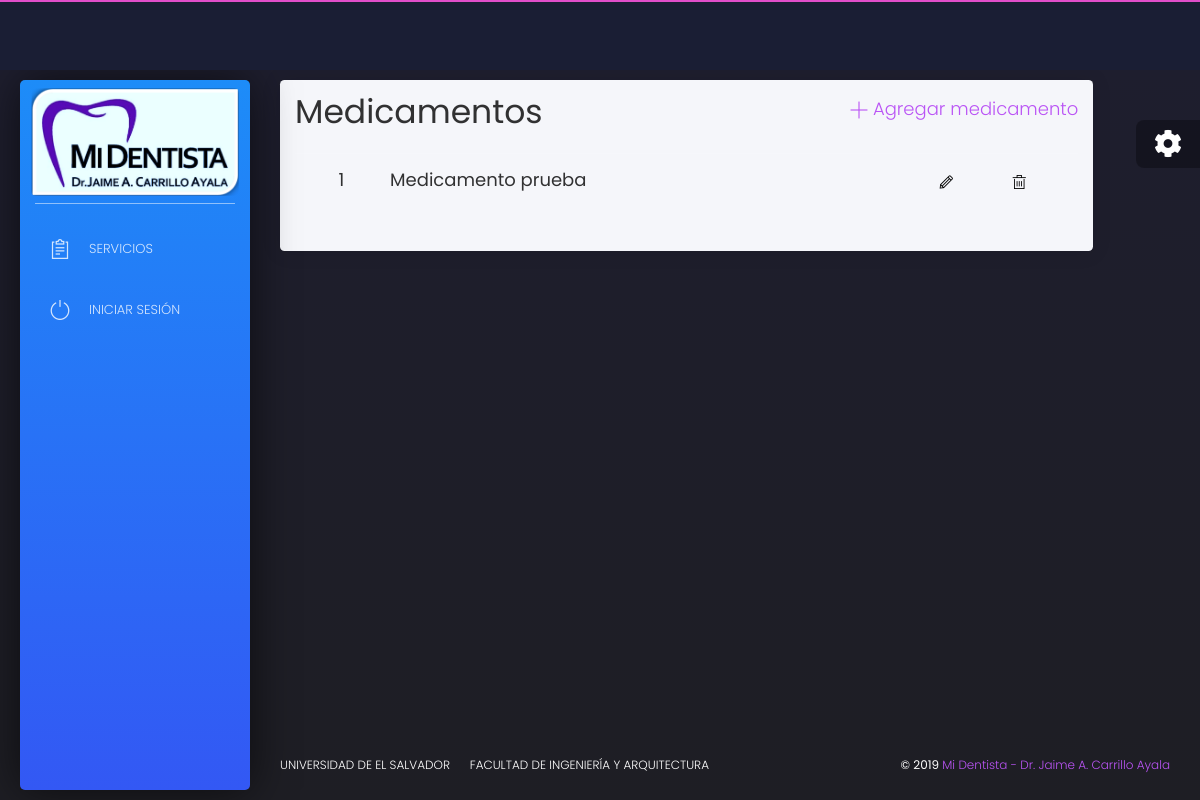
/core/medicamentos, run on an earlier commit of the app's database.
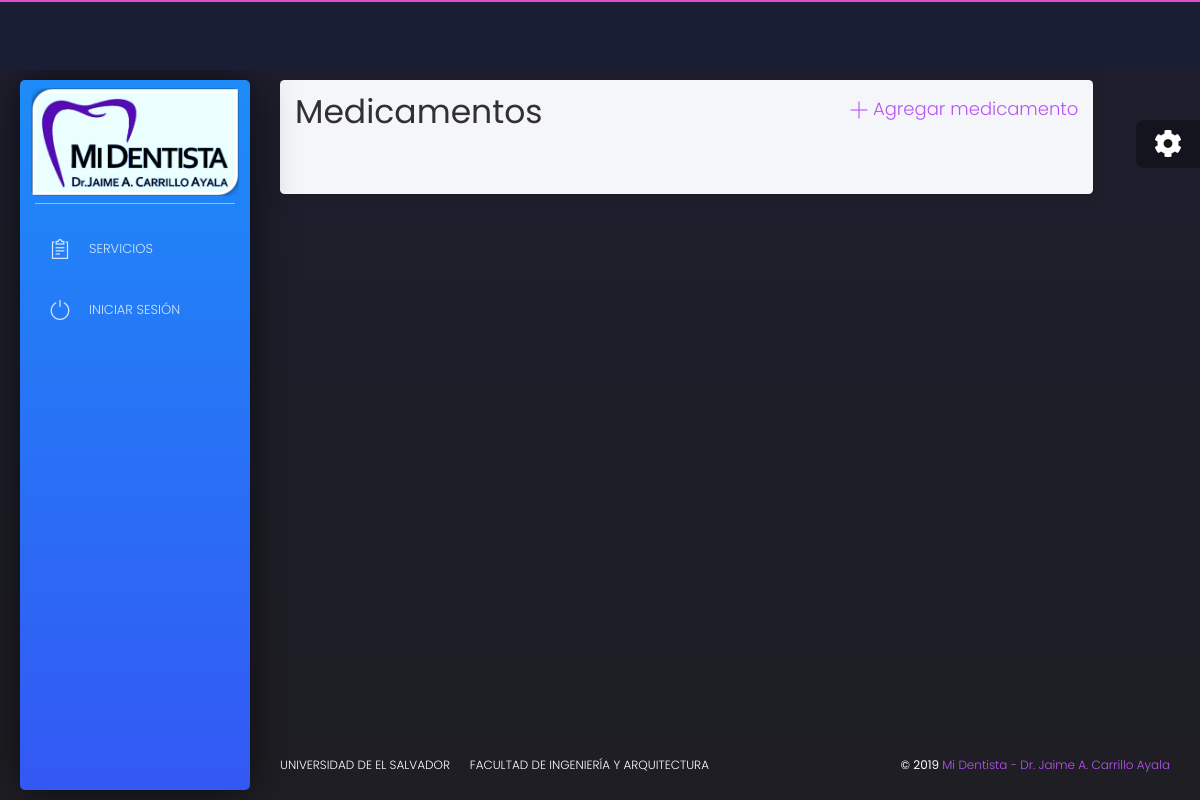
And on a later commit of the database.
### core/models.py (models this page shows)
class Medicamento(models.Model):
    id = models.AutoField(primary_key=True)
    nombre = models.CharField(max_length=64)

### core/views.py (the view)
# urls.py: path('medicamentos', MedicamentoList.as_view(), name = 'medicamentos'),
class MedicamentoList(ListView):
    model = Medicamento
    template_name = 'core/medicamento_list.html'

### core/templates/core/medicamento_list.html (shortened to what this page needs)
{% extends 'core/base.html' %}
{% load static %}
{% block content %}
<div class="content">
    <div class="row">
        <div class="col-md-11">
			      <div class="card white-content">
              	<div class="card-header row">
                  <div class="col-md-8">
                    <h1>Medicamentos</h1>
                  </div>
                  <div class="col-md-4" align=right>
                    <a href="{% url 'core:nuevomedicamento' %}">
                      <font size=4>
                        <i class="tim-icons icon-simple-add"></i>
                        Agregar medicamento
                      </font>
                    </a>
                  </div>
				        </div>
                <div class="card-body">
                  <div class="table-responsive">
                      <table class="table tablesorter " id="">
                        <tbody>
                          {% for medicamento in medicamento_list|dictsort:'id' %}
                            <tr>
                                    <td>
                                    </td>
                                    <td >
                                      <p><b><font size="4">{{medicamento.id}}</font></b></p>
                                    </td>
                                    <td >
                                      <p><b><font size="4">{{medicamento.nombre}}</font></b></p>
                                    </td>                                      <td>
                                      <a href="{% url 'core:updatemedicamento' medicamento.id|slugify%}" class="nav-item">
                                      <i class="tim-icons icon-pencil" style= "color:black"></i>
                                      </a>
                                    </td>
                                    <td>
                                      <a href="{% url 'core:medicamentodelete' medicamento.id|slugify%}" >
                                        <i class="tim-icons icon-trash-simple" style= "color:black"  ></i>
                                      </a>
                                    </td>
                            </tr>
                          {% endfor %}
                        </tbody>
                      </table>
                    </div>
                  </div>
                </div>
	          </div>
        </div>
      </div>
{% endblock %}

What changed in the data, as far as the page shows it:
removed Medicamento: id "1", nombre "Medicamento prueba"
